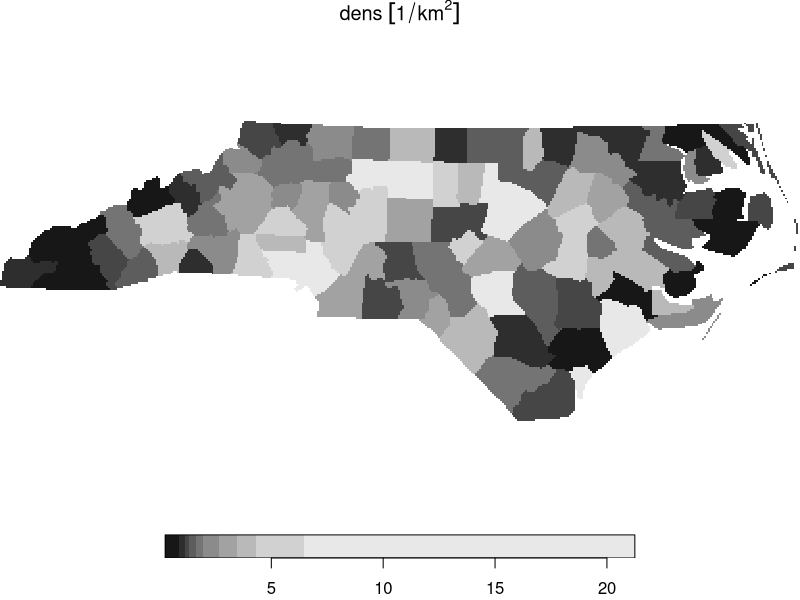
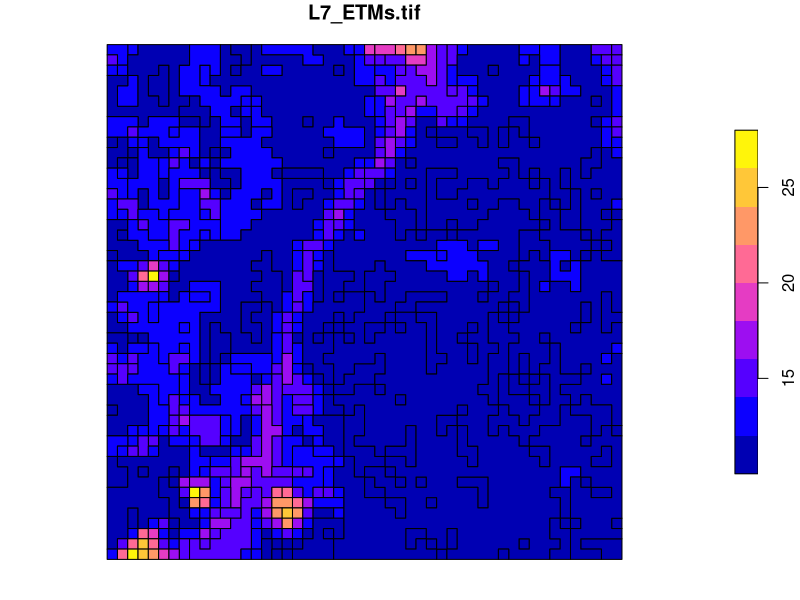
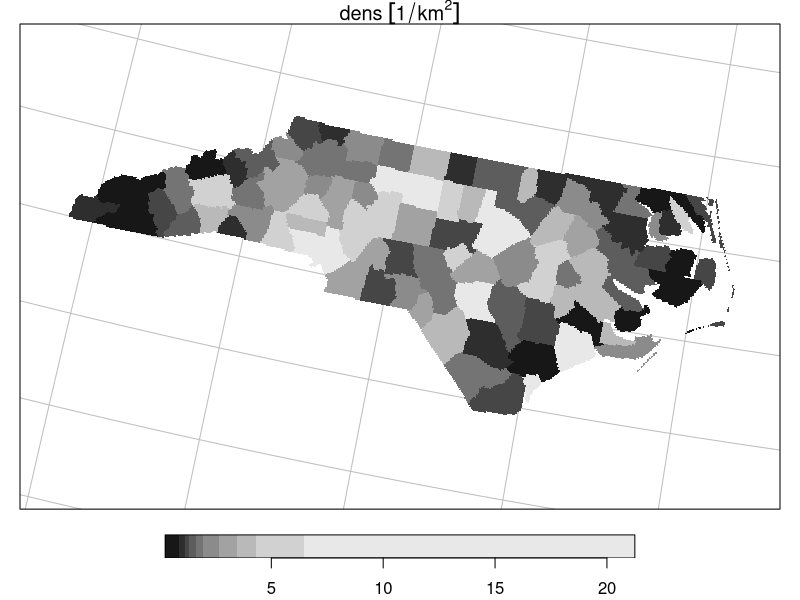
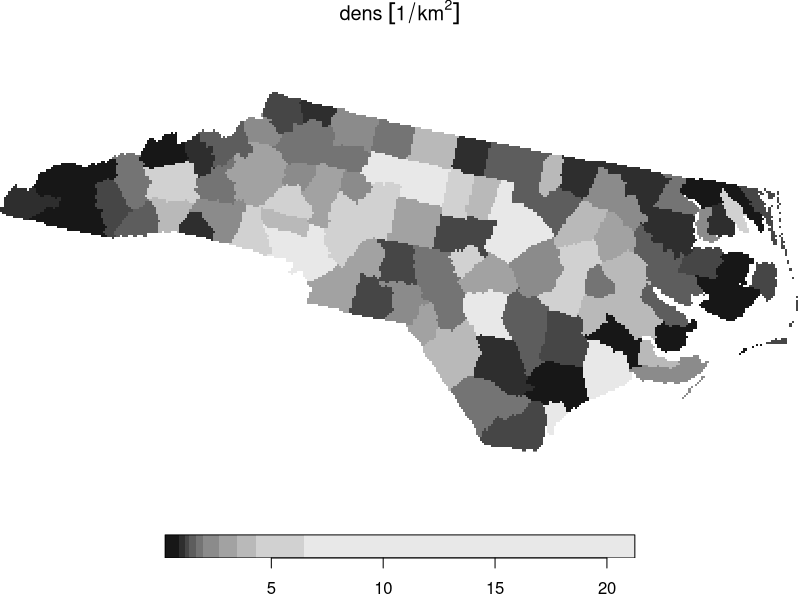

The R script that drew these images, in order:
## ---- chunk 1
knitr::opts_chunk$set(echo = TRUE)
knitr::opts_chunk$set(collapse = TRUE)
suppressPackageStartupMessages(library(sf))
ev = sf_extSoftVersion()["GDAL"] >= "2.4.0"
## ---- chunk 2
library(stars)
system.file("gpkg/nc.gpkg", package = "sf") %>%
  read_sf() %>%
  st_transform(32119) -> nc
nc$dens = nc$BIR79 / units::set_units(st_area(nc), km^2)
(nc.st = st_rasterize(nc["dens"], deltax = 5000, deltay = 5000))
plot(nc.st)
## ---- chunk 3
tif = system.file("tif/L7_ETMs.tif", package = "stars")
x = read_stars(tif)[, 1:50, 1:50, 1:2]
x[[1]] = round(x[[1]]/5)
## ---- chunk 4
#p = st_as_sf(x, as_points = TRUE, merge = TRUE)
#plot(p)
## ---- chunk 5
st_as_sf(x, as_points = TRUE, merge = FALSE)
## ---- chunk 6
st_as_sf(x, as_points = TRUE, merge = FALSE, long = TRUE)
## ---- chunk 7
st_as_sf(x[1], as_points = FALSE, merge = FALSE)
## ---- chunk 8
p = st_as_sf(x, as_points = FALSE, merge = TRUE)
## ---- chunk 9
plot(p)
## ---- chunk 10
x.sf = st_xy2sfc(x, as_points = TRUE)
x.sf
## ---- chunk 11
nc.st %>% st_transform("+proj=laea +lat_0=34 +lon_0=-60") -> nc.curv
nc.curv
plot(nc.curv, border = NA, graticule = TRUE)
## ---- chunk 12
nc %>% st_transform("+proj=laea +lat_0=34 +lon_0=-60") %>% st_bbox() %>%
	st_as_stars() -> newgrid
## ---- chunk 13
nc.st %>% st_warp(newgrid) -> nc.new
nc.new 
plot(nc.new)
